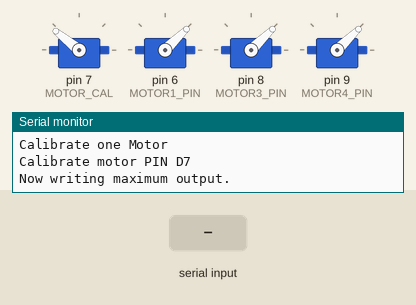
This sketch was run on a simulated Arduino Uno, built with avr-gcc and run on an emulated ATmega328P. Parts: 4 × servo, the last lines printed to the serial monitor. The test bench sets the inputs (shaded band).

Above: at 1.2 s.
1.3 s: "1" received over Serial
At 2.5 s:
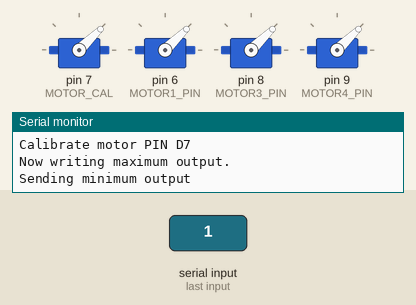
2.8 s: "0" received over Serial
At 3.9 s:
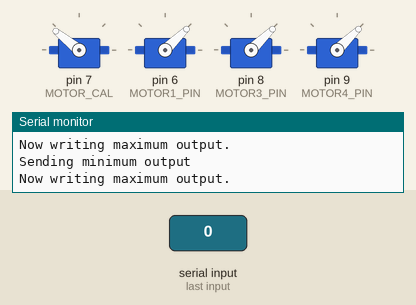
4.3 s: "2" received over Serial
At 4.8 s:
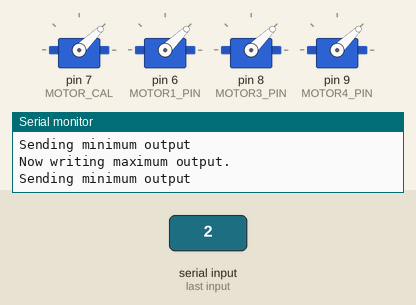
Timing chart, 0 to 7.3 s (numbered marks = the images above; inputs shaded):
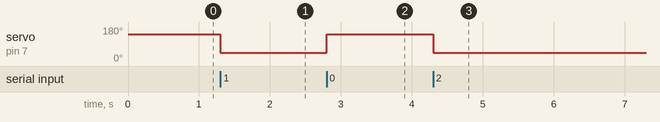

The sketch:

programmOneMotor.ino
```cpp
#include <Servo.h>

#define MAX_SIGNAL 2000
#define MIN_SIGNAL 1000

#define MOTOR_CAL 7


#define MOTOR1_PIN 6 //BL
#define MOTOR2_PIN 7  //FL
#define MOTOR3_PIN 8  //FR
#define MOTOR4_PIN 9  //BR


Servo motor_cal;
Servo motor1;
Servo motor2;
Servo motor3;
Servo motor4;


byte byteRead;

void setup() {
  Serial.begin(9600);
  Serial.println("Calibrate one Motor");
  Serial.print("Calibrate motor PIN D");
  Serial.println(MOTOR_CAL);
  motor_cal.attach(MOTOR_CAL);
  motor_cal.writeMicroseconds(MAX_SIGNAL);
  if(6 != MOTOR_CAL)
  {
    motor1.attach(MOTOR1_PIN);
    motor1.writeMicroseconds(MIN_SIGNAL);
  }
  if(7 != MOTOR_CAL)
  {
    motor2.attach(MOTOR2_PIN);
    motor2.writeMicroseconds(MIN_SIGNAL);
  }
  if(8 != MOTOR_CAL)
  {
    motor3.attach(MOTOR3_PIN);
    motor3.writeMicroseconds(MIN_SIGNAL);
  }
  if(9 != MOTOR_CAL)
  {
    motor4.attach(MOTOR4_PIN);
    motor4.writeMicroseconds(MIN_SIGNAL);
  }

}

void loop() {

  Serial.println("Now writing maximum output.");
  motor_cal.writeMicroseconds(MAX_SIGNAL);

  while (!Serial.available());
  Serial.read();

    // Send min output
  Serial.println("Sending minimum output");
  motor_cal.writeMicroseconds(MIN_SIGNAL);


  // Wait for input
  while (!Serial.available());
  Serial.read();

}
```

Measured:
- after the input at 1.3 s, servo on pin 7 (MOTOR_CAL): 141° → 44° at once
- after the input at 2.8 s, servo on pin 7 (MOTOR_CAL): 44° → 141° at once
- after the input at 4.3 s, servo on pin 7 (MOTOR_CAL): 141° → 44° at once
